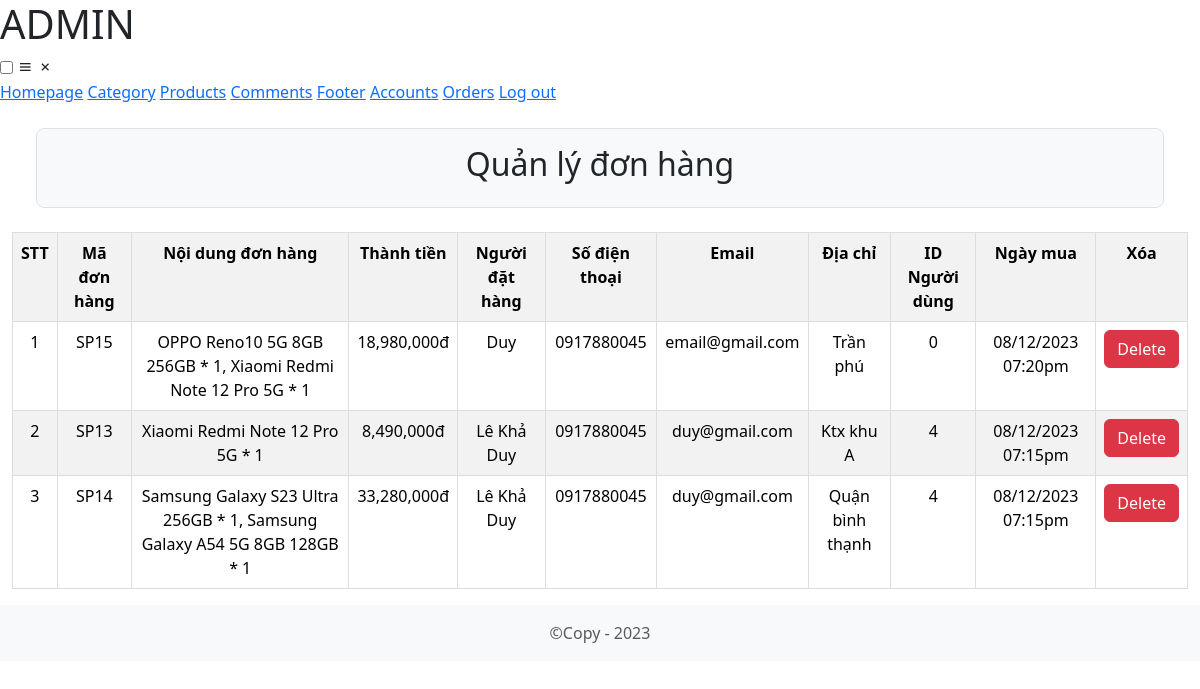
Page /Admin/index.php?act=donhang (signed in) on the committed database.
### tables this page shows
CREATE TABLE `tbl_donhang` (
  `id` int(15) NOT NULL,
  `madonhang` varchar(17) NOT NULL,
  `noidung` varchar(3000) NOT NULL,
  `thanhtien` int(15) NOT NULL,
  `iduser` int(6) DEFAULT NULL,
  `hovaten` varchar(30) NOT NULL,
  `sdt` varchar(11) NOT NULL,
  `email` varchar(30) NOT NULL,
  `address` varchar(150) NOT NULL,
  `pttt` tinyint(1) NOT NULL DEFAULT 1,
  `date` varchar(35) NOT NULL
);

### Admin/index.php (called while the page is built, shortened)
<?php
    include "../Model/donhang.php";
    include "Controller/controller.php"
?>

### Model/donhang.php (called while the page is built, shortened)
<?php
    function getall_dh(){
        $conn=connectdb();
        $stmt = $conn->prepare("SELECT * FROM tbl_donhang ORDER BY date DESC");
        $stmt->execute();
        $kq=$stmt->fetchAll();
        return $kq;
    }
?>

### Admin/View/quanlydh.php (the view)
<div class="bg-light d-flex align-items-center justify-content-center border rounded-3 p-1 p-sm-3 m-2 m-sm-4">
    <h2>Quản lý đơn hàng</h2>
</div>
<table id="orders"  class="table table-striped" style="width:100%">
        <tr>
            <th>STT</th>
            <th>Mã đơn hàng</th>
            <th>Nội dung đơn hàng</th>
            <th>Thành tiền</th>
            <th>Người đặt hàng</th>
            <th>Số điện thoại</th>
            <th>Email</th>
            <th>Địa chỉ</th>
            <th>ID Người dùng</th>
            <th>Ngày mua</th>
            <th>Xóa</th>
        </tr>
        <?php
            if(isset($kq) && count($kq)>0){
                $stt=1;
                foreach($kq as $item){
                    echo '
                    <tr>
                        <td>'.$stt.'</td>
                        <td>'.$item['madonhang'].''.$item['id'].'</td>
                        <td>'.$item['noidung'].'</td>
                        <td>'.number_format($item['thanhtien']).'đ</td>
                        <td>'.$item['hovaten'].'</td>
                        <td>'.$item['sdt'].'</td>
                        <td>'.$item['email'].'</td>
                        <td>'.$item['address'].'</td>
                        <td>'.$item['iduser'].'</td>
                        <td>'.$item['date'].'</td>
                        <td>
                        <a href="index.php?act=deletedh&id='.$item['id'].'">
                            <button class="btn btn-danger">Delete</button>
                        </a>
                        </td>
                    </tr>
                    ';
                    $stt++;
                }
            }
    ?>
</table>

### View/style.css (style rules this page uses)
table { border-collapse: collapse; width: 100%; margin-top: 20px; }
th, td { border: 1px solid #ddd; padding: 8px; text-align: center; }
th { background-color: #f2f2f2; }

### rows in the picture
tbl_donhang: madonhang "SP", id "15", noidung "OPPO Reno10 5G 8GB 256GB * 1, Xiaomi Redmi Note 12 Pro 5G * 1", thanhtien "18,980,000", hovaten "Duy", sdt "0917880045", email "email@gmail.com", address "Trần phú", iduser "0", date "08/12/2023 07:20pm"
tbl_donhang: madonhang "SP", id "13", noidung "Xiaomi Redmi Note 12 Pro 5G * 1", thanhtien "8,490,000", hovaten "Lê Khả Duy", sdt "0917880045", email "duy@gmail.com", address "Ktx khu A", iduser "4", date "08/12/2023 07:15pm"
tbl_donhang: madonhang "SP", id "14", noidung "Samsung Galaxy S23 Ultra 256GB * 1, Samsung Galaxy A54 5G 8GB 128GB * 1", thanhtien "33,280,000", hovaten "Lê Khả Duy", sdt "0917880045", email "duy@gmail.com", address "Quận bình thạnh", iduser "4", date "08/12/2023 07:15pm"
